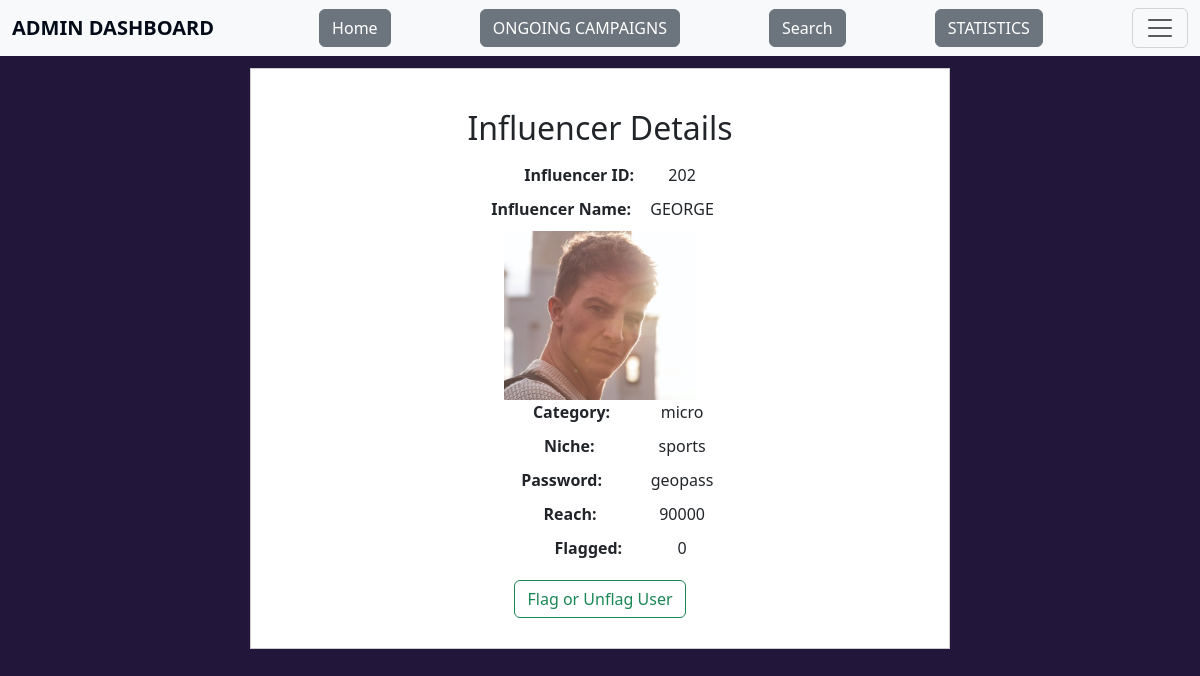
The page /influencer/202 on the database its author committed.
### application/models.py (models this page shows, shortened)
class Influencer(db.Model):
    __tablename__="influencer"
    inf_id=db.Column(db.String,primary_key=True,nullable=False)
    inf_name=db.Column(db.String)
    inf_password=db.Column(db.String,nullable=False)
    inf_category=db.Column(db.String,nullable=False)
    inf_niche=db.Column(db.String,nullable=False)
    inf_reach=db.Column(db.Integer,nullable=False)
    flagged=db.Column(db.Integer, default=0)
    rating=db.Column(db.Numeric(1,1),default=0)
    inf_num_rating=db.Column(db.Integer, default=0)
    inf_total_rating=db.Column(db.Numeric, default=0)
    inf_req=db.relationship('Adrequest')

### application/controllers.py (the view)
@app.route("/influencer/<inf_id>",methods=["GET"])
def inf_details(inf_id):
    inf=Influencer.query.get(inf_id)
    return render_template("inf_details.html",inf=inf)

### templates/inf_details.html (shortened to what this page needs)
<!DOCTYPE html>
<html lang="en">
<head>
    <link href="https://cdn.jsdelivr.net/npm/bootstrap@5.3.3/dist/css/bootstrap.min.css" rel="stylesheet">
</head>
<body>
    <nav class="navbar bg-body-tertiary fixed-top">
        <div class="container-fluid">
            <a class="navbar-brand" >ADMIN DASHBOARD</a>
            <a href="/admin_dashboard"><button class="btn btn-secondary">Home</button></a>
            <a href="/ongoing_camp"><button class="btn btn-secondary">ONGOING CAMPAIGNS</button></a>
            <a href="{{url_for('adminsearch', search_type='common')}}"><button class="btn btn-secondary">Search</button></a>
            <a href="/admin_summary"><button class="btn btn-secondary">STATISTICS</button></a>
            <button class="navbar-toggler" type="button" data-bs-toggle="offcanvas" data-bs-target="#offcanvasNavbar" aria-controls="offcanvasNavbar" aria-label="Toggle navigation">
                <span class="navbar-toggler-icon"></span>
            </button>
        </div>
    </nav>
<body>
    <div class="container mt-5">
        <h1 class="mb-3">Influencer Details</h1>
        <div class="detail"><strong>Influencer ID:</strong> {{inf.inf_id}}</div>
        <div class="detail"><strong>Influencer Name:</strong> {{inf.inf_name}}</div>
        <img id="image" src="/static/{{ inf.inf_id }}.jpeg" alt="" class="small-image">
        <div class="detail"><strong>Category:</strong> {{inf.inf_category}}</div>
        <div class="detail"><strong>Niche:</strong> {{inf.inf_niche}}</div>
        <div class="detail"><strong>Password:</strong> {{inf.inf_password}}</div>
        <div class="detail"><strong>Reach:</strong> {{inf.inf_reach}}</div>
        <div class="detail"><strong>Flagged:</strong> {{inf.flagged}}</div>
        <a href="{{url_for('inf_flag', inf_id=inf.inf_id) }}"><button class="btn btn-outline-success" type="button">Flag or Unflag User</button></a>
    </div>
</body>
</html>

### templates/inf_details.html (style rules this page uses)
body { padding-top: 20px;background-color:rgb(34, 23, 59); }
h1, h2 { margin-top: 50px; }
.navbar-brand { font-weight: bold; }
.navbar, .offcanvas-header, .offcanvas-body { background-color: #f0f2ec; }
.navbar-brand, .nav-link, .offcanvas-title { color: #020b17; }
.btn-primary, .btn-outline-success { margin-top: 10px; }
.container { background-color: #ffffff; border: 1px solid #ccc; padding: 30px; max-width: 700px; margin: 20px auto; text-align: center; }
.container h1 { font-size: 2rem; margin-bottom: 20px; margin-top:10px }
.detail { margin-bottom: 10px; }
.detail strong { display: inline-block; width: 150px; margin-right: 10px; }
.small-image { width: 30%; height: 40%; }

### rows shown on the page
Influencer: inf_id "202", inf_name "GEORGE", inf_category "micro", inf_niche "sports", inf_password "geopass", inf_reach "90000", flagged "0"
